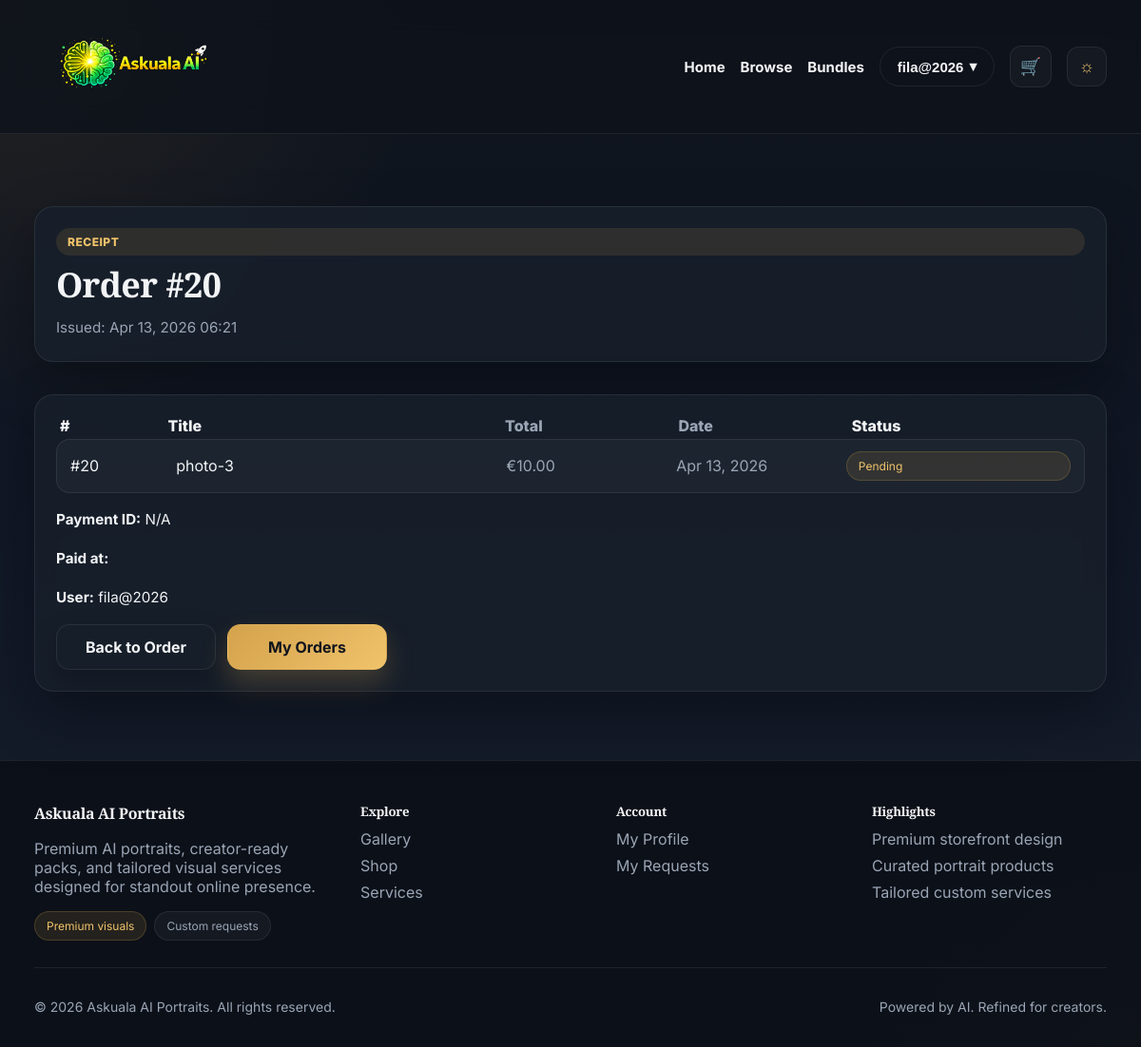
The app's page /payments/orders/20/receipt/ (signed in) with its own data.
### payments/models.py (models this page shows, shortened)
class Order(models.Model):
    STATUS_CHOICES = [
        ('pending', 'Pending'),
        ('paid', 'Paid'),
        ('failed', 'Failed'),
        ('cancelled', 'Cancelled'),
    ]
    user = models.ForeignKey(settings.AUTH_USER_MODEL, on_delete=models.CASCADE, related_name='orders')
    product = models.ForeignKey('shop.Product', on_delete=models.PROTECT, related_name='orders')
    price_snapshot = models.DecimalField(max_digits=8, decimal_places=2)
    status = models.CharField(max_length=20, choices=STATUS_CHOICES, default='pending')
    created_at = models.DateTimeField(auto_now_add=True)
    stripe_session_id = models.CharField(max_length=255, blank=True)
    class Meta:
        ordering = ['-created_at']

class Payment(models.Model):
    STATUS_CHOICES = [
        ('pending', 'Pending'),
        ('succeeded', 'Succeeded'),
        ('failed', 'Failed'),
    ]
    user = models.ForeignKey(settings.AUTH_USER_MODEL, on_delete=models.CASCADE, related_name='payments')
    order = models.ForeignKey('payments.Order', on_delete=models.CASCADE, null=True, blank=True, related_name='payments')
    custom_request = models.ForeignKey('services.CustomRequest', on_delete=models.CASCADE, null=True, blank=True, related_name='payments')
    amount = models.DecimalField(max_digits=8, decimal_places=2)
    currency = models.CharField(max_length=10, default='eur')
    status = models.CharField(max_length=20, choices=STATUS_CHOICES, default='pending')
    stripe_payment_intent = models.CharField(max_length=255, blank=True)
    stripe_session_id = models.CharField(max_length=255, blank=True)
    paid_at = models.DateTimeField(null=True, blank=True)
    created_at = models.DateTimeField(auto_now_add=True)
    class Meta:
        ordering = ['-created_at']

### shop/models.py (models this page shows, shortened)
class Product(models.Model):
    title = models.CharField(max_length=200)
    image_url = models.URLField(blank=True, null=True)
    slug = models.SlugField(unique=True)
    description = models.TextField()
    price = models.DecimalField(max_digits=6, decimal_places=2)
    image_url = models.URLField()
    is_active = models.BooleanField(default=True)
    created_at = models.DateTimeField(auto_now_add=True)

### payments/views.py (the view)
# urls.py: path('orders/<int:pk>/receipt/', order_receipt, name='order_receipt'),
@login_required
def order_receipt(request, pk):
    order = get_object_or_404(Order, pk=pk, user=request.user)
    payment = Payment.objects.filter(order=order).order_by('-paid_at', '-created_at').first()
    context = {
        'order': order,
        'payment': payment,
        'issued_at': timezone.now(),
    }
    return render(request, 'payments/order_receipt.html', context)

### home/templatetags/nav_extras.py (called while the page is built)
@register.filter
def starts_with(value, arg):
    try:
        return str(value).startswith(str(arg))
    except Exception:
        return False

### shop/context_processors.py (called while the page is built)
def cart_count(request):
    cart = request.session.get('cart', {})
    count = sum(item.get('quantity', 0) for item in cart.values())
    return {
        'cart_count': count,
    }

### templates/payments/order_receipt.html (shortened to what this page needs)
{% extends "base.html" %}
{% block content %}
<section class="section">
    <div class="card-soft page-intro-card">
        <span class="badge accent">Receipt</span>
        <h1>Order #{{ order.pk }}</h1>
        <p class="muted">Issued: {{ issued_at|date:"M d, Y H:i" }}</p>
    </div>
</section>
<section class="section">
    <div class="card-soft">
        <div class="orders-row orders-head">
            <span>#</span><span>Title</span><span>Total</span><span>Date</span><span>Status</span>
        </div>
        <div class="orders-row">
            <span>#{{ order.pk }}</span>
            <span>{{ order.product.title }}</span>
            <span>€{{ order.price_snapshot }}</span>
            <span>{{ order.created_at|date:"M d, Y" }}</span>
            <span class="pill accent">{{ order.get_status_display }}</span>
        </div>
        <div class="order-receipt-meta">
            {% if payment %}
                <p><strong>Payment ID:</strong> {{ payment.stripe_payment_intent|default:"N/A" }}</p>
                <p><strong>Paid at:</strong> {{ payment.paid_at|date:"M d, Y H:i" }}</p>
            {% endif %}
            <p><strong>User:</strong> {{ request.user.get_full_name|default:request.user.username }}</p>
        </div>
        <div class="cta-row">
            <a href="{% url 'order_detail' order.pk %}" class="btn-secondary">Back to Order</a>
            <a href="{% url 'order_list' %}" class="btn-primary">My Orders</a>
        </div>
    </div>
</section>
{% endblock %}

### templates/includes/navbar.html (shortened to what this page needs)
{% load static nav_extras %}
<header class="site-header">
    <nav class="site-nav container">
        <a href="{% url 'home' %}" class="brand-link" aria-label="Askuala AI Portraits home">
            <img
                src="{% static 'img/askuala-logo.png' %}"
                alt="Askuala AI Portraits"
                class="logo logo-large"
            >
        </a>
        {% url 'home' as home_url %}
        {% url 'browse' as browse_url %}
        {% url 'ai_bundles' as ai_bundles_url %}
        {% url 'cart_view' as cart_url %}
        <ul class="nav-menu">
            <li><a href="{{ home_url }}" class="{% if request.path == home_url %}active{% endif %}">Home</a></li>
            <li><a href="{{ browse_url }}" class="{% if request.path|starts_with:browse_url %}active{% endif %}">Browse</a></li>
            <li><a href="{{ ai_bundles_url }}" class="{% if request.path|starts_with:ai_bundles_url %}active{% endif %}">Bundles</a></li>
            {% if user.is_authenticated %}
                <li class="nav-user">
                    <button class="nav-btn nav-btn-outline nav-user-toggle">
                        {{ user.get_full_name|default:user.username }}
                        <span aria-hidden="true">▾</span>
                    </button>
                </li>
                <li>
                    <a href="{{ cart_url }}" class="cart-nav-link {% if request.path|starts_with:cart_url %}active{% endif %}" aria-label="View cart">
                        <span class="cart-nav-icon">🛒</span>
                    </a>
                </li>
            {% else %}
                <li><a href="{% url 'signup' %}" class="nav-btn nav-btn-outline">Sign Up</a></li>
                <li><a href="{% url 'login' %}" class="nav-btn nav-btn-solid">Login</a></li>
            {% endif %}
            <li>
                <button id="themeToggle" class="theme-toggle" aria-label="Toggle theme">☼</button>
            </li>
        </ul>
    </nav>
</header>

### records on screen
Order: pk "20", product "photo-3", price_snapshot "10.00", created_at "Apr 13, 2026", status "Pending"
Payment: stripe_payment_intent "N/A"

### other values on screen
{{ user.get_full_name|default:user.username }} "fila@2026"
{{ request.user.get_full_name|default:request.user.username }} "fila@2026"
